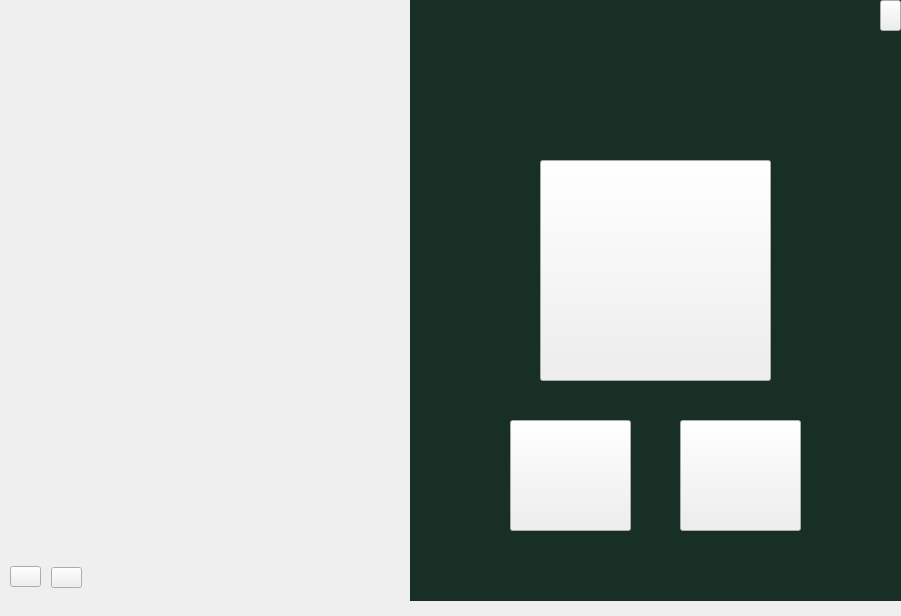
<?xml version="1.0" encoding="UTF-8"?>
<ui version="4.0">
 <class>Form</class>
 <widget class="QWidget" name="Form">
  <property name="geometry">
   <rect>
    <x>0</x>
    <y>0</y>
    <width>901</width>
    <height>616</height>
   </rect>
  </property>
  <property name="windowTitle">
   <string>Form</string>
  </property>
  <widget class="QWidget" name="widget" native="true">
   <property name="geometry">
    <rect>
     <x>0</x>
     <y>0</y>
     <width>901</width>
     <height>601</height>
    </rect>
   </property>
   <widget class="QLabel" name="label">
    <property name="geometry">
     <rect>
      <x>-10</x>
      <y>0</y>
      <width>441</width>
      <height>611</height>
     </rect>
    </property>
    <property name="styleSheet">
     <string notr="true">border-image: url(:/images/background.jpg);
</string>
    </property>
    <property name="text">
     <string/>
    </property>
   </widget>
   <widget class="QLabel" name="label_2">
    <property name="geometry">
     <rect>
      <x>410</x>
      <y>0</y>
      <width>511</width>
      <height>611</height>
     </rect>
    </property>
    <property name="styleSheet">
     <string notr="true">background-color: rgb(24, 47, 38);</string>
    </property>
    <property name="text">
     <string/>
    </property>
   </widget>
   <widget class="QLabel" name="label_4">
    <property name="geometry">
     <rect>
      <x>510</x>
      <y>420</y>
      <width>121</width>
      <height>111</height>
     </rect>
    </property>
    <property name="styleSheet">
     <string notr="true">background-color:rgba(0, 0, 0, 100);
border-radius:50px;
</string>
    </property>
    <property name="text">
     <string/>
    </property>
   </widget>
   <widget class="QLabel" name="label_3">
    <property name="geometry">
     <rect>
      <x>520</x>
      <y>430</y>
      <width>101</width>
      <height>101</height>
     </rect>
    </property>
    <property name="styleSheet">
     <string notr="true">border-image: url(:/images/rank.png);</string>
    </property>
    <property name="text">
     <string/>
    </property>
   </widget>
   <widget class="QLabel" name="label_6">
    <property name="geometry">
     <rect>
      <x>700</x>
      <y>440</y>
      <width>81</width>
      <height>81</height>
     </rect>
    </property>
    <property name="styleSheet">
     <string notr="true">border-image: url(:/images/register.png);</string>
    </property>
    <property name="text">
     <string/>
    </property>
   </widget>
   <widget class="QLabel" name="label_5">
    <property name="geometry">
     <rect>
      <x>680</x>
      <y>420</y>
      <width>121</width>
      <height>111</height>
     </rect>
    </property>
    <property name="styleSheet">
     <string notr="true">background-color:rgba(0, 0, 0, 100);
border-radius:50px;
</string>
    </property>
    <property name="text">
     <string/>
    </property>
   </widget>
   <widget class="QLabel" name="label_7">
    <property name="geometry">
     <rect>
      <x>530</x>
      <y>150</y>
      <width>251</width>
      <height>241</height>
     </rect>
    </property>
    <property name="styleSheet">
     <string notr="true">border-image: url(:/images/play.png);</string>
    </property>
    <property name="text">
     <string/>
    </property>
   </widget>
   <widget class="QLabel" name="label_8">
    <property name="geometry">
     <rect>
      <x>470</x>
      <y>60</y>
      <width>391</width>
      <height>81</height>
     </rect>
    </property>
    <property name="styleSheet">
     <string notr="true">border-image: url(:/images/logo.png);</string>
    </property>
    <property name="text">
     <string/>
    </property>
   </widget>
   <widget class="QPushButton" name="rankButton">
    <property name="geometry">
     <rect>
      <x>510</x>
      <y>420</y>
      <width>121</width>
      <height>111</height>
     </rect>
    </property>
    <property name="styleSheet">
     <string notr="true">QPushButton { background-color: transparent; border: 0px };</string>
    </property>
    <property name="text">
     <string/>
    </property>
   </widget>
   <widget class="QPushButton" name="registerButton">
    <property name="geometry">
     <rect>
      <x>680</x>
      <y>420</y>
      <width>121</width>
      <height>111</height>
     </rect>
    </property>
    <property name="styleSheet">
     <string notr="true">QPushButton { background-color: transparent; border: 0px };</string>
    </property>
    <property name="text">
     <string/>
    </property>
   </widget>
   <widget class="QPushButton" name="playButton">
    <property name="geometry">
     <rect>
      <x>540</x>
      <y>160</y>
      <width>231</width>
      <height>221</height>
     </rect>
    </property>
    <property name="styleSheet">
     <string notr="true">QPushButton { background-color: transparent; border: 0px };</string>
    </property>
    <property name="text">
     <string/>
    </property>
   </widget>
   <widget class="QLabel" name="label_9">
    <property name="geometry">
     <rect>
      <x>36</x>
      <y>560</y>
      <width>61</width>
      <height>31</height>
     </rect>
    </property>
    <property name="styleSheet">
     <string notr="true">image: url(:/images/english.png);</string>
    </property>
    <property name="text">
     <string/>
    </property>
   </widget>
   <widget class="QLabel" name="label_10">
    <property name="geometry">
     <rect>
      <x>1</x>
      <y>560</y>
      <width>51</width>
      <height>31</height>
     </rect>
    </property>
    <property name="styleSheet">
     <string notr="true">image: url(:/images/polish.png);</string>
    </property>
    <property name="text">
     <string/>
    </property>
   </widget>
   <widget class="QPushButton" name="polishButton">
    <property name="geometry">
     <rect>
      <x>10</x>
      <y>566</y>
      <width>31</width>
      <height>21</height>
     </rect>
    </property>
    <property name="styleSheet">
     <string notr="true">QPushButton { background-color: transparent; border: 0px };</string>
    </property>
    <property name="text">
     <string/>
    </property>
   </widget>
   <widget class="QPushButton" name="englishButton">
    <property name="geometry">
     <rect>
      <x>51</x>
      <y>567</y>
      <width>31</width>
      <height>21</height>
     </rect>
    </property>
    <property name="styleSheet">
     <string notr="true">QPushButton { background-color: transparent; border: 0px };</string>
    </property>
    <property name="text">
     <string/>
    </property>
   </widget>
   <widget class="QLabel" name="label_11">
    <property name="geometry">
     <rect>
      <x>880</x>
      <y>0</y>
      <width>21</width>
      <height>31</height>
     </rect>
    </property>
    <property name="font">
     <font>
      <family>Microsoft YaHei UI</family>
      <pointsize>15</pointsize>
      <bold>true</bold>
     </font>
    </property>
    <property name="styleSheet">
     <string notr="true">color: rgb(255, 170, 0);</string>
    </property>
    <property name="text">
     <string>X</string>
    </property>
   </widget>
   <widget class="QPushButton" name="closeButton">
    <property name="geometry">
     <rect>
      <x>880</x>
      <y>0</y>
      <width>21</width>
      <height>31</height>
     </rect>
    </property>
    <property name="styleSheet">
     <string notr="true">QPushButton { background-color: transparent; border: 0px };</string>
    </property>
    <property name="text">
     <string/>
    </property>
   </widget>
   <zorder>label</zorder>
   <zorder>label_2</zorder>
   <zorder>label_4</zorder>
   <zorder>label_3</zorder>
   <zorder>label_5</zorder>
   <zorder>label_6</zorder>
   <zorder>label_7</zorder>
   <zorder>label_8</zorder>
   <zorder>rankButton</zorder>
   <zorder>registerButton</zorder>
   <zorder>playButton</zorder>
   <zorder>label_9</zorder>
   <zorder>label_10</zorder>
   <zorder>polishButton</zorder>
   <zorder>englishButton</zorder>
   <zorder>label_11</zorder>
   <zorder>closeButton</zorder>
  </widget>
 </widget>
 <resources>
  <include location="res.qrc"/>
 </resources>
 <connections/>
</ui>
